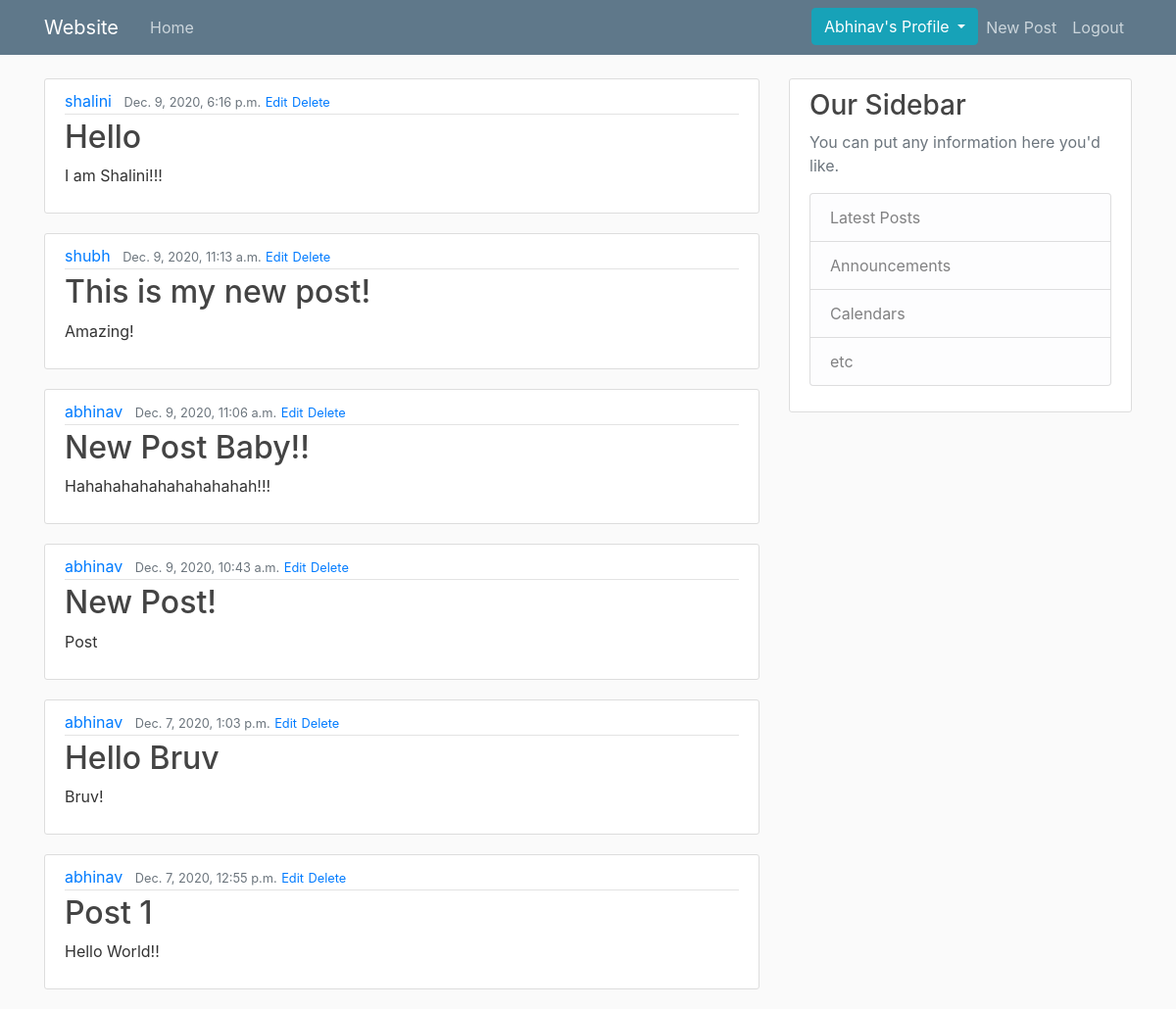
The app's page / (signed in) with its own data.
### blog/models.py (models this page shows, shortened)
class Post(models.Model):
	title = models.CharField(max_length = 250)
	author = models.ForeignKey(User, on_delete = models.CASCADE)
	body = models.TextField()
	date = models.DateTimeField(auto_now = True)
	header_image = models.ImageField(null = True, blank = True, upload_to = "images")

### blog/views.py (the view)
# urls.py: path('',homeview.as_view(), name = 'homepage'),
class homeview(ListView):
	model = Post
	template_name = 'home.html'
	ordering = ['-id']

### blog/templates/home.html
{% extends "base.html" %}
{% block content %}
	{% for post in object_list %}
		<article class="media content-section">
		  <div class="media-body">
		    <div class="article-metadata">
		      <a class="mr-2" href="#">{{ post.author }}</a>
		      <small class="text-muted">{{ post.date }}</small>
		        {% if user.is_authenticated %}
		      		<small><a href='{% url "updatepage" post.pk %}'>Edit</a></small>
		      	{% else %}
		      		<a></a>
		    	{% endif %}
		    	{% if user.is_authenticated %}
		      		<small><a href='{% url "deletepage" post.pk %}'>Delete</a></small>
		      	{% else %}
		      		<a></a>
		    	{% endif %}
		    </div>
		    <h2><a class="article-title" href="{% url 'detail' post.pk %}">{{ post.title }}</a></h2>
		    <p class="article-content">{{ post.body }}</p>
		  </div>
		</article>
	{% endfor %}
{% endblock %}

### blog/templates/base.html (shortened to what this page needs)
{% load static %}
<!DOCTYPE html>
<html>
<head>
    <link rel="stylesheet" href="https://maxcdn.bootstrapcdn.com/bootstrap/4.0.0/css/bootstrap.min.css">
    <link rel="stylesheet" type="text/css" href="{% static 'blog/css/main.css' %}">
</head>
<body>
	<header class="site-header">
	  <nav class="navbar navbar-expand-md navbar-dark bg-steel fixed-top">
	    <div class="container">
	      <a class="navbar-brand mr-4" href="/">Website</a>
	      <div class="collapse navbar-collapse" id="navbarToggle">
	        <div class="navbar-nav mr-auto">
	          <a class="nav-item nav-link" href="{% url 'homepage' %}">Home</a>
	        </div>
	        <div class="navbar-nav">
	        	{% if user.is_authenticated %}
						<div class="dropdown">
							  <button class="btn btn-info dropdown-toggle" type="button" id="dropdownMenuButton" data-toggle="dropdown" aria-haspopup="true" aria-expanded="false">
							    {{ user.first_name }}'s Profile
							  </button>
						</div>
		          <a class="nav-item nav-link" href = "{% url 'addpostpage' %}">New Post</a>
		          <a class="nav-item nav-link" href="{% url 'logout' %}">Logout</a>
		        {% else %}
		          <a class="nav-item nav-link" href="{% url 'login' %}">Login</a>
		          <a class="nav-item nav-link" href="{% url 'register' %}">Register</a>
	        	{% endif %}
	        </div>
	      </div>
	    </div>
	  </nav>
	</header>
	<main role="main" class="container">
	  <div class="row">
	    <div class="col-md-8">
	      {% block content %}{% endblock %}
	    </div>
	    <div class="col-md-4">
	      <div class="content-section">
	        <h3>Our Sidebar</h3>
	        <p class='text-muted'>You can put any information here you'd like.
	          <ul class="list-group">
	            <li class="list-group-item list-group-item-light">Latest Posts</li>
	            <li class="list-group-item list-group-item-light">Announcements</li>
	            <li class="list-group-item list-group-item-light">Calendars</li>
	            <li class="list-group-item list-group-item-light">etc</li>
	          </ul>
	        </p>
	      </div>
	    </div>
	  </div>
	</main>
</body>
</html>

### static/blog/css/main.css (style rules this page uses)
body { background: #fafafa; color: #333333; margin-top: 5rem; }
h1, h2, h3, h4, h5, h6 { color: #444444; }
ul { margin: 0; }
.bg-steel { background-color: #5f788a; }
.site-header .navbar-nav .nav-link { color: #cbd5db; }
.content-section { background: #ffffff; padding: 10px 20px; border: 1px solid #dddddd; border-radius: 3px; margin-bottom: 20px; word-wrap: break-word; }
.article-title { color: #444444; }
.article-content { white-space: pre-line; }
.article-metadata { padding-bottom: 1px; margin-bottom: 4px; border-bottom: 1px solid #e3e3e3 }

### records on screen
Post: author "shalini", date "Dec. 9, 2020, 6:16 p.m.", title "Hello", body "I am Shalini!!!"
Post: author "shubh", date "Dec. 9, 2020, 11:13 a.m.", title "This is my new post!", body "Amazing!"
Post: author "abhinav", date "Dec. 9, 2020, 11:06 a.m.", title "New Post Baby!!", body "Hahahahahahahahahahah!!!"
Post: author "abhinav", date "Dec. 9, 2020, 10:43 a.m.", title "New Post!", body "Post"
Post: author "abhinav", date "Dec. 7, 2020, 1:03 p.m.", title "Hello Bruv", body "Bruv!"
Post: author "abhinav", date "Dec. 7, 2020, 12:55 p.m.", title "Post 1", body "Hello World!!"

### other values on screen
{{ user.first_name }} "Abhinav"
